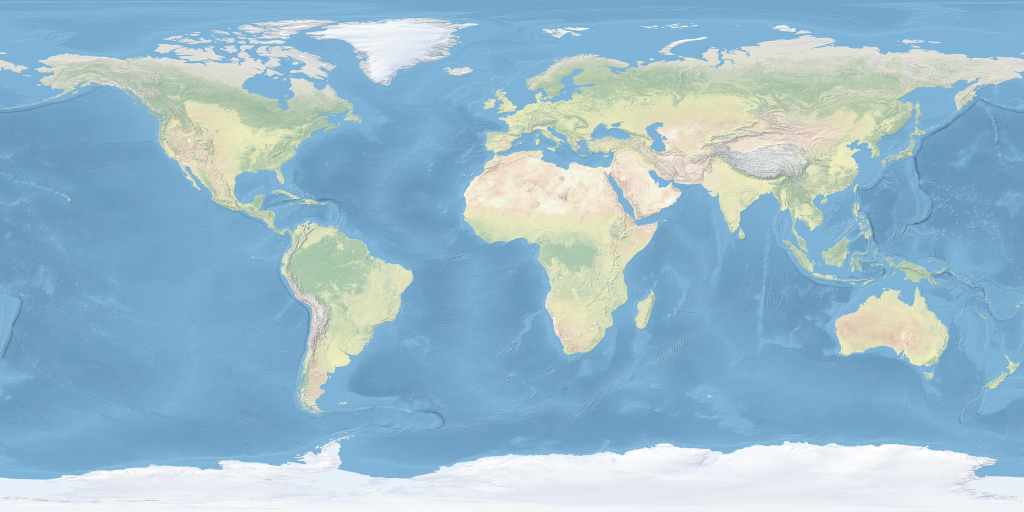
%> input picture background.png, 2048 x 1024 px (shown at 1/2 size)
$ octave project_test.m   (GNU Octave 9; MATLAB toolbox functions it lacks are replaced by stand-ins)
%> lines starting %> are read from the running program, lines starting %| are printed output that depends on the picture
### kepler_E.m
function E=kepler_E(e,M)

error = 10e-8;
if M<pi
    E=M+.5*e;
else
    E=M-0.5*e;
    ratio=1;
    while abs(ratio)>error
        ratio=(E-e*sin(E)-M)/(1-e*cos(E));
E=E-ratio;
    end
end

### transformation.m
function Q=transformation(w,i,raan)
R3_w=[cos(w) sin(w) 0;-sin(w) cos(w) 0;0 0 1];
R1_i=[1 0 0; 0 cos(i) sin(i);0 -sin(i) cos(i)];
R3_raan=[cos(raan) sin(raan) 0;-sin(raan) cos(raan) 0;0 0 1];
Q=R3_w*R1_i*R3_raan;
end

### project_test.m
clearvars
clc
close all
%inputs
a=7000;
e=0;
i=70*pi/180;
w=45*pi/180;
raan=45*pi/180;
nu_0=0;
n_orbits=3;
%%%%%%%%%%%%%%%%%%%%%%
w_e=2*pi/24/3600;%rotational velocity of earth
mu=3.986*1e5; %earth garvitational constant
p=2*pi*sqrt(a^3/mu);%orbit's period
E_0=2*atan(tan(nu_0/2)*sqrt((1-e)/(1+e)));%initial eccentric anomaly
M_0=E_0-e*sin(E_0);% initial mean anomaly
t_0=M_0*p/2/pi;%initial time
t_f=n_orbits*p+t_0;%final time
Q=transformation(w,i,raan);%transformation matrix to change the position vector from the plane of the orbit to the frame of refrence of the earth
t=linspace(t_0,t_f,350);
%matrices initialization
M=zeros(1,350);
E=zeros(1,350);
nu=zeros(1,350);
R=zeros(1,350);
x_orbit=zeros(1,350);
y_orbit=zeros(1,350);
z_orbit=zeros(1,350);
R_orbit2=zeros(3,350);
lat=zeros(1,350);
lon=zeros(1,350);
%%%%%%%%%%%%%%%%%%%%%
for h=1:350 %computing orbital elements for every instance of t

M(h)=2*pi/p*t(h);
E(h)=kepler_E(e,M(h));
nu(h)=2*atan(tan(E(h)/2)*sqrt((1+e)/(1-e)));%true anomaly using the orbital equations
R(h)=a*(1-e^2)/(1+e*cos(nu(h))); %distance between the center of the earth and the spacecraft
x_orbit(h)=R(h)*cos(nu(h)); %x-component of the position vector with respect to the plane of the orbit
y_orbit(h)=R(h)*sin(nu(h));%y-component of the position vector with respect to the plane of the orbit
z_orbit(h)=0;
theta=w_e*(t(h)-t_0); %refrence angle for rotating earth
% defining an array of the position vector in the frame of refrence of earth at different t
R_orbit2(1,h)=x_orbit(h);
R_orbit2(2,h)=y_orbit(h);
R_orbit2(3,h)=z_orbit(h);
R_orbit3=Q*R_orbit2(:,h);
%%%%%%%%%%%%%%%%%%%%%%%%%%%%%%%%%%%%%%%%%%%%%%%%%%%%%%
rotz_theta=[cos(theta) sin(theta) 0;-sin(theta) cos(theta) 0;0 0 1]; %a rotation matrix to account for earth rotation around it's z_axis for the ground track
R_ground=rotz_theta*R_orbit3;
%calculating the longitude and latitude
l=R_ground(1,:)./sqrt((R_ground(1,:)).^2+(R_ground(2,:)).^2+(R_ground(3,:)).^2);
m=R_ground(2,:)./sqrt((R_ground(1,:)).^2+(R_ground(2,:)).^2+(R_ground(3,:)).^2);
n=R_ground(3,:)./sqrt((R_ground(1,:)).^2+(R_ground(2,:)).^2+(R_orbit3(3,:)).^2);

lat(h)=asin(n);
    if m>0
        lon(h)=acos(l/cos(lat(h)));
    else
        lon(h)=2*pi-acos(l/cos(lat(h)));
    end
    while lon(h)<-pi
        lon(h)=lon(h)+2*pi;
    end
    while lon(h)>pi
        lon(h)=lon(h)-2*pi;
    end
end
%%%%%%%%%%%%%%%%%%%%%
R_orbit3d=Q*R_orbit2; %an array of the position vector in the frame of refrence of earth at different t
%%%%%%%%%%%%%%%%%%%%%%%%%%
figure(2) %plotting the orbit in the frame of refrence of the earth
earth_sphere()
%> (this line was passed over: earth_sphere is not available in this run)
hold on
for time=1:350
fig_2=plot3(R_orbit3d(1,1:time),R_orbit3d(2,1:time),R_orbit3d(3,1:time));
set(fig_2,'color','k')
grid on
pause(0.001)
hold on
end
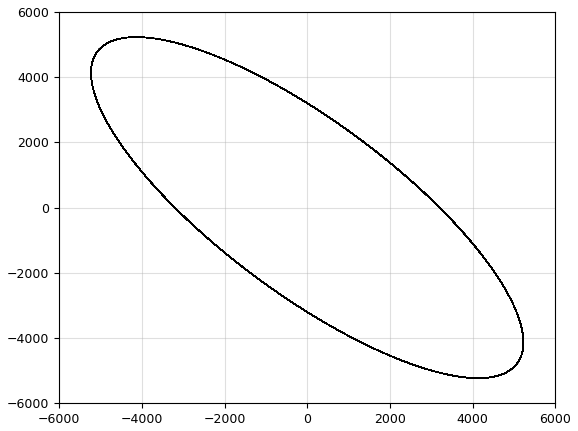
%> figure redrawn from the program's plot data; curve peaks at x = 2302.9, y = -4697.1; curve peaks at x = 5130.3, y = -4682.1; curve peaks at x = 5178, y = -4549.3; curve peaks at x = 5210.7, y = -4403.2
figure(1) %ploting the orbit in 2 dimensions (in the plane of the orbit)
fig_1=plot(R_orbit2(1,:),R_orbit2(2,:));
set(fig_1,'color','k')
hold on
axis equal
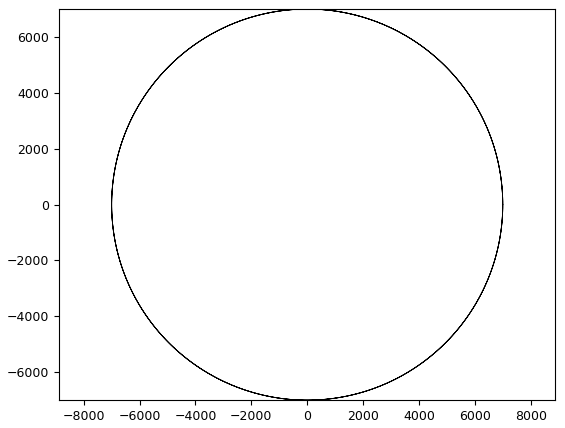
%> figure redrawn from the program's plot data

figure(3) %plotting the ground track
for time=1:5:350
back_ground=imread('background.png');
%> back_ground is the input picture: size 1024x2048x3 uint8; mean R, G, B 152.8, 187.4, 205.8
background = image([-180 180], [180 -180], back_ground);
uistack(background, 'bottom');
hold on
fig_3=plot(lon(1:time)*180/pi,lat(1:time)*180/pi,'.');
set(gca, 'YDir', 'normal');
set(fig_3,'color','k','MarkerSize',20);
hold on
axis tight
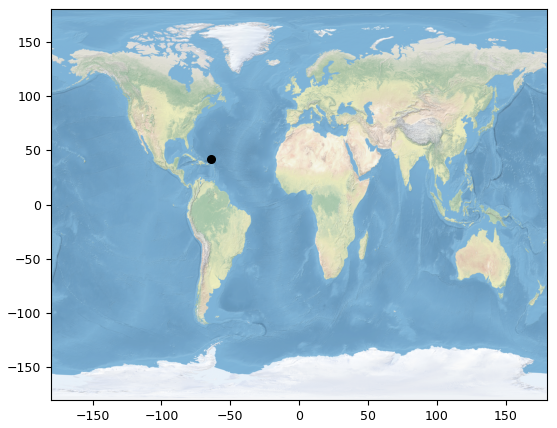
%> figure redrawn from the program's plot data
pause(0.00001)
end
